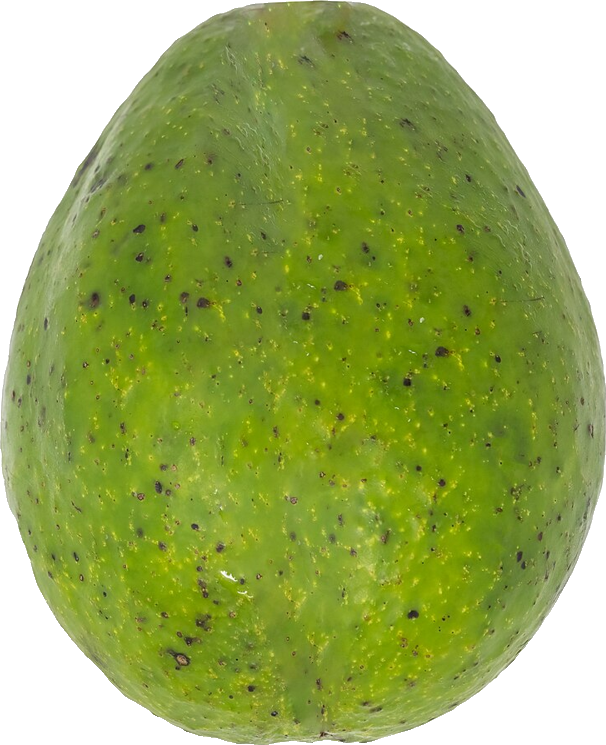
#> input picture tools/store_screenshots/props/avocado_0.png, 606 x 745 px, given in place of greenpepper.png, which was not available
$ python panorama.py props/avocado_0.png
#> lines starting #> are read from the running program, lines starting #| are printed output that depends on the picture
#!/usr/bin/env python3
"""Store screenshots as one continuous strip: eight app screens on a soft
purple background, with food lying across the joins and hand-drawn arrows
leading from each screen to the next. The strip is cut into eight store
images, so swiping through the listing reads as one picture.

  python3 tools/store_screenshots/panorama.py                 # everything
  python3 tools/store_screenshots/panorama.py he --device iphone
  python3 tools/store_screenshots/panorama.py en --preview    # + the whole strip

Reads   store_assets/raw_panorama/<locale>/<NN_name>.png   app screen only:
          no status bar and no navigation bar (capture_panorama.sh crops them)
        tools/store_screenshots/panorama.json   order, captions, props
        tools/store_screenshots/props/*.png     the cut-out food (CREDITS.txt)
Writes  store_assets/listing_panorama/<device>/<locale>/NN.png
          iphone  1320x2868  App Store 6.9", iPhone frame + iOS status bar
          android 1080x1920  Google Play phone, Galaxy frame + Android bar

Hebrew reads from the right: its first screen is the rightmost slice of the
strip and the arrows point left, the way the stores lay out an RTL listing.
"""
import json
import math
import sys
from pathlib import Path

from PIL import Image, ImageChops, ImageDraw, ImageFilter, ImageFont, features

ROOT = Path(__file__).resolve().parents[2]
HERE = Path(__file__).resolve().parent
RAW = ROOT / "store_assets" / "raw_panorama"
OUT = ROOT / "store_assets" / "listing_panorama"
SPEC = HERE / "panorama.json"
PROPS = HERE / "props"
RUBIK = HERE / "fonts" / "Rubik.ttf"
# English captions are set in a poster face, in capitals, the way food ads
# shout; Hebrew has no capitals and stays in Rubik Black.
ARCHIVO = HERE / "fonts" / "ArchivoBlack-Regular.ttf"
SF = "/System/Library/Fonts/SFNS.ttf"

DEVICES = {"iphone": (1320, 2868), "android": (1080, 1920)}

# The phone's screen, height over width.
SCREEN_RATIO = 2.165


def hex_rgb(value):
    value = value.lstrip("#")
    return tuple(int(value[i : i + 2], 16) for i in (0, 2, 4))


# [4 lines left out: function rubik, not called in this run]


def display(locale, size):
    if locale == "he":
        return rubik(size)
    return ImageFont.truetype(str(ARCHIVO), size, layout_engine=ImageFont.Layout.RAQM)


# [85 lines left out: functions sf, rounded_mask, ios_status_bar, android_status_bar, not called in this run]


def luminance(rgb):
    r, g, b = rgb[:3]
    return 0.2126 * r + 0.7152 * g + 0.0722 * b


# ---------------------------------------------------------------- devices


# [110 lines left out: functions screen, phone, shadowed, not called in this run]


def paste_clipped(canvas, layer, x, y, shadow_blur=None, strength=0.32):
    """alpha_composite that tolerates a layer hanging off any edge."""
    big = Image.new("RGBA", canvas.size, (0, 0, 0, 0))
    if shadow_blur:
        pad = shadow_blur * 3
        a = layer.getchannel("A").point(lambda v: round(v * strength))
        sh = Image.new("L", (layer.width + 2 * pad, layer.height + 2 * pad), 0)
        sh.paste(a, (pad, pad))
        sh = sh.filter(ImageFilter.GaussianBlur(shadow_blur))
        tint = Image.new("RGBA", sh.size, (40, 20, 90, 0))
        tint.putalpha(sh)
        big.paste(tint, (round(x - pad), round(y - pad + shadow_blur * 0.7)), tint)
        canvas.alpha_composite(big)
        big = Image.new("RGBA", canvas.size, (0, 0, 0, 0))
    big.paste(layer, (round(x), round(y)), layer)
    canvas.alpha_composite(big)


# ---------------------------------------------------------------- props


def prop_image(name, size, angle):
    im = Image.open(PROPS / f"{name}.png").convert("RGBA")
    scale = size / max(im.size)
    im = im.resize((max(1, round(im.width * scale)), max(1, round(im.height * scale))), Image.LANCZOS)
    if angle:
        im = im.rotate(angle, resample=Image.BICUBIC, expand=True)
    return im


NOTES = {
    "grocery_note": {
        "he": ("רשימת קניות", [("", "עגבניות"), ("", "אבוקדו"), ("", "לימון"), ("", "פסטה"), ("", "שום")]),
        "en": ("Shopping list", [("", "Tomatoes"), ("", "Avocado"), ("", "Lemons"), ("", "Pasta"), ("", "Garlic")]),
    },
    "menu_note": {
        "he": ("תפריט שבועי", [("א׳", "שקשוקה"), ("ב׳", "מרק עדשים"), ("ג׳", "שניצל ופירה"), ("ד׳", "פסטה ברוטב"), ("ה׳", "קציצות ואורז")]),
        "en": ("Weekly menu", [("Mon", "Shakshuka"), ("Tue", "Lentil soup"), ("Wed", "Schnitzel"), ("Thu", "Pasta"), ("Fri", "Meatballs")]),
    },
}


# [55 lines left out: functions paper_note, bezier, not called in this run]


ARROW = (255, 214, 0, 255)


# [34 lines left out: function arrow, not called in this run]


# ---------------------------------------------------------------- captions


def caption_size(lines, width, max_h, locale):
    """The largest type that fits [lines] in [width] x [max_h]."""
    d = ImageDraw.Draw(Image.new("L", (1, 1)))
    direction = "rtl" if locale == "he" else "ltr"
    size = round(max_h / (len(lines) * 0.98))
    while size > 20:
        font = display(locale, size)
        widest = max(d.textlength(line, font=font, direction=direction) for line in lines)
        if widest <= width:
            break
        size -= 4
    return size


# [21 lines left out: function caption, not called in this run]


# ---------------------------------------------------------------- the strip


def caption_lines(shot, locale):
    lines = shot[locale] if locale in shot else shot["en"]
    return lines if locale == "he" else [line.upper() for line in lines]


def build_strip(locale, device, spec):
    W, H = DEVICES[device]
    shots = spec["shots"]
    n = len(shots)
    rtl = locale == "he"
    bg = hex_rgb(spec["background"])
    strip = Image.new("RGBA", (W * n, H), bg + (255,))

    # A very soft vertical glow keeps the flat colour from looking dead,
    # and it runs the full strip so no seam shows between slices.
    glow = Image.new("L", (1, H))
    for y in range(H):
        t = y / (H - 1)
        glow.putpixel((0, y), round(34 * (1 - abs(t - 0.45) / 0.55) if abs(t - 0.45) < 0.55 else 0))
    light = Image.new("RGBA", strip.size, (255, 255, 255, 0))
    light.putalpha(glow.resize(strip.size))
    strip.alpha_composite(light)

    def pos(i):
        return n - 1 - i if rtl else i

    def panel_x(i):
        return pos(i) * W

    def boundary_x(i):
        """The join between reading-order shots i and i+1 (i = -1 or n-1
        are the strip's outer edges)."""
        if rtl:
            return W * (n - 1 - i)
        return W * (i + 1)

    # Captions alternate: above an upright phone that runs off the bottom
    # edge, then below a tilted phone that hangs from the top. Each caption
    # gets its own size (the fit, scaled by a fixed rhythm), so the set does
    # not read as one repeated template.
    margin = W * 0.085
    cap_h = H * 0.17
    rhythm = [1.0, 0.90, 0.95, 0.88, 1.0, 0.90, 0.94, 0.88]
    layouts = []
    for i, shot in enumerate(shots):
        lines = caption_lines(shot, locale)
        size = round(caption_size(lines, W - 2 * margin, cap_h, locale) * rhythm[i % len(rhythm)])
        block = len(lines) * size * 0.98
        if i % 2 == 0:
            cap_y = H * 0.05
            ph_w = W * (0.74 if device == "iphone" else 0.68)
            layouts.append(dict(kind="top", size=size, cap_y=cap_y, angle=0, ph_w=round(ph_w),
                                py=cap_y + block + H * 0.03, room=None))
        else:
            cap_y = H * 0.955 - block
            top = H * 0.04
            room = cap_y - H * 0.03 - top
            ph_w = min(W * (0.72 if device == "iphone" else 0.66), room / (SCREEN_RATIO * 1.13))
            angle = (5 if i % 4 == 1 else -5) * (-1 if rtl else 1)
            layouts.append(dict(kind="bottom", size=size, cap_y=cap_y, angle=angle, ph_w=round(ph_w),
                                py=top, room=room))

    unit = min(W, H * 0.46)

    def place_props(front):
        for p in spec["props"]:
            if bool(p.get("front")) != front:
                continue
            bx = boundary_x(p["after"]) + (p.get("dx", 0) * unit) * (-1 if rtl else 1)
            y = H * p["y"]
            size = unit * p["size"]
            angle = p.get("angle", 0) * (-1 if rtl else 1)
            if p["name"] in NOTES:
                im = paper_note(p["name"], size, locale, angle)
            else:
                im = prop_image(p["name"], size, angle)
            paste_clipped(strip, im, bx - im.width / 2, y - im.height / 2,
                          shadow_blur=round(unit * 0.025), strength=0.38)

    # Food lies under the phones; a prop marked "front" (the paper notes)
    # sits over the phones' edges, the way a note lies on a counter.
    place_props(front=False)

    # Phones and captions.
    for i, (shot, lay) in enumerate(zip(shots, layouts)):
        raw_path = RAW / locale / f"{shot['raw']}.png"
        if not raw_path.exists():
            raw_path = RAW / "he" / f"{shot['raw']}.png"
        ph = phone(Image.open(raw_path), lay["ph_w"], device, rtl)
        if lay["angle"]:
            ph = ph.rotate(lay["angle"], resample=Image.BICUBIC, expand=True)
        if lay["room"] and ph.height > lay["room"]:
            k = lay["room"] / ph.height
            ph = ph.resize((round(ph.width * k), round(ph.height * k)), Image.LANCZOS)
        px = panel_x(i) + (W - ph.width) / 2
        paste_clipped(strip, ph, px, lay["py"], shadow_blur=round(W * 0.03), strength=0.42)
        lines = caption_lines(shot, locale)
        caption(strip, lines, panel_x(i) + margin, panel_x(i) + W - margin,
                lay["cap_y"], lay["size"], locale, accent_line=len(lines) - 1)

    place_props(front=True)

    # Arrows across each join, from one phone's edge to the next.
    aw = max(6, round(W * 0.011))
    d = -1 if rtl else 1
    for i in range(n - 1):
        bx = boundary_x(i)
        span = W * 0.34
        y_from = H * (0.50 if i % 2 == 0 else 0.46)
        y_to = H * (0.46 if i % 2 == 0 else 0.50)
        arrow(strip, (bx - d * span / 2, y_from), (bx + d * span / 2, y_to), bend=0.30, width=aw)

    return strip.convert("RGB")


def main():
    if not features.check("raqm"):
        sys.exit("Pillow was built without raqm: Hebrew would come out reversed.")
    args = sys.argv[1:]
    devices = list(DEVICES)
    preview = "--preview" in args
    if preview:
        args.remove("--preview")
    if "--device" in args:
        i = args.index("--device")
        devices = args[i + 1].split(",")
        del args[i : i + 2]
    spec = json.loads(SPEC.read_text(encoding="utf-8"))
#> (reads tools/store_screenshots/panorama.json from the repository)
    locales = args or ["he", "en"]
    for device in devices:
        W, H = DEVICES[device]
        for locale in locales:
            strip = build_strip(locale, device, spec)
#> in build_strip, `strip = Image.new("RGBA", (W * n, H), bg + (255,))`:
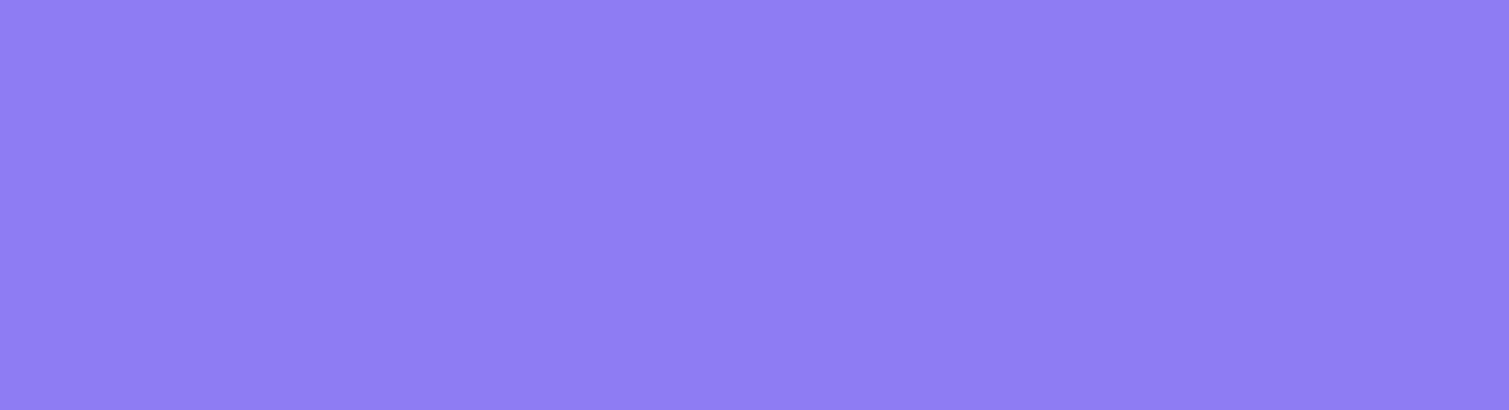
#> strip: PIL image 10560x2868 RGBA (shown at 1/7 size); mean R, G, B, A 142, 124, 243, 255
#> in prop_image, im is the input picture: PIL image 606x745 RGBA; mean R, G, B, A 95.4, 113.8, 36.1, 197.9
#> in prop_image, `im = im.rotate(angle, resample=Image.BICUBIC, expand=True)`:
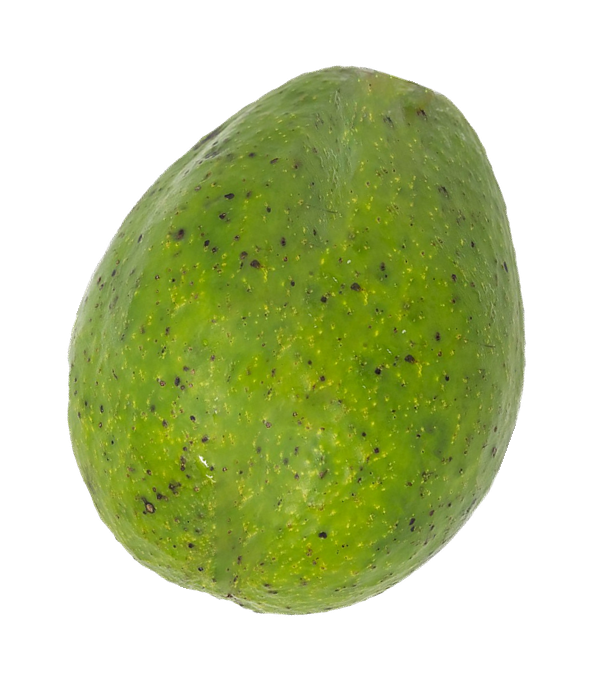
#> im: PIL image 615x676 RGBA; mean R, G, B, A 58.1, 69.1, 22.3, 118.9; transparent parts drawn white
#> in paste_clipped, `big = Image.new("RGBA", canvas.size, (0, 0, 0, 0))`: big: PIL image 10560x2868 RGBA; every value is 0
#> in paste_clipped, `a = layer.getchannel("A").point(lambda v: round(v * strength))`:
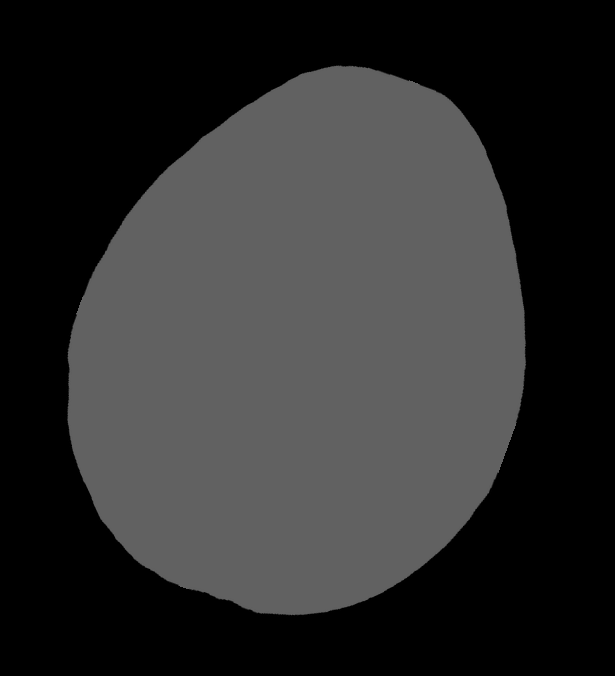
#> a: PIL image 615x676 L; min 0, max 97, mean 45.2
#> in paste_clipped, `sh = Image.new("L", (layer.width + 2 * pad, layer.height + 2 * pad), 0)`: sh: PIL image 813x874 L; every value is 0
#> in paste_clipped, `sh.paste(a, (pad, pad))`:
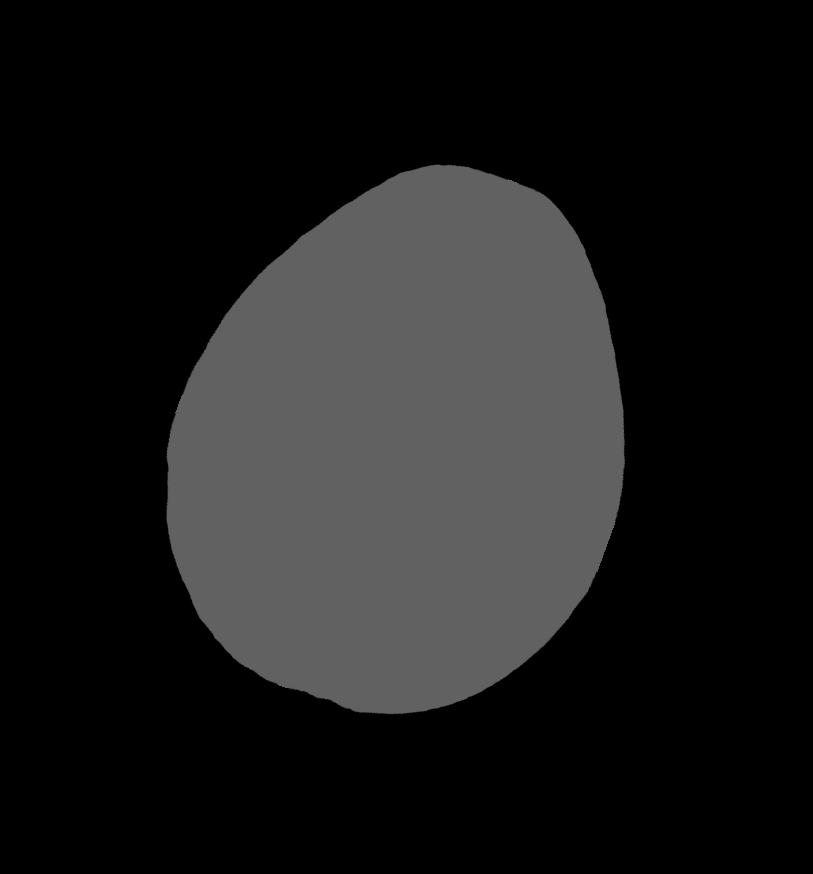
#> sh: PIL image 813x874 L; min 0, max 97, mean 26.5
#> in paste_clipped, `sh = sh.filter(ImageFilter.GaussianBlur(shadow_blur))`:
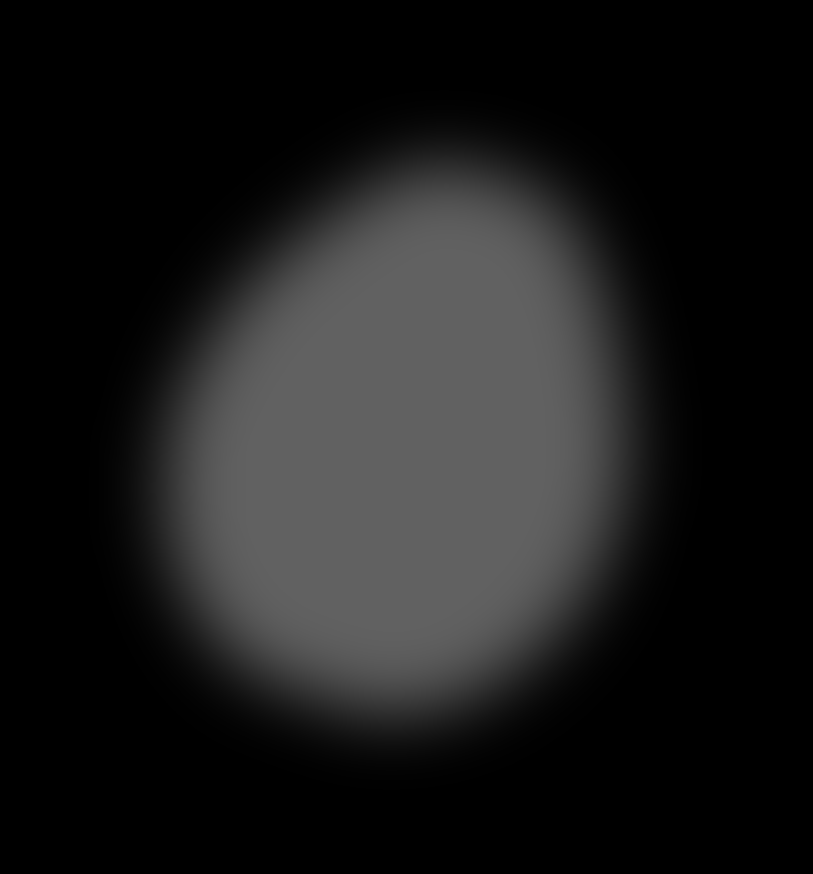
#> sh: PIL image 813x874 L; min 0, max 97, mean 26.5
#> in paste_clipped, `tint.putalpha(sh)`:
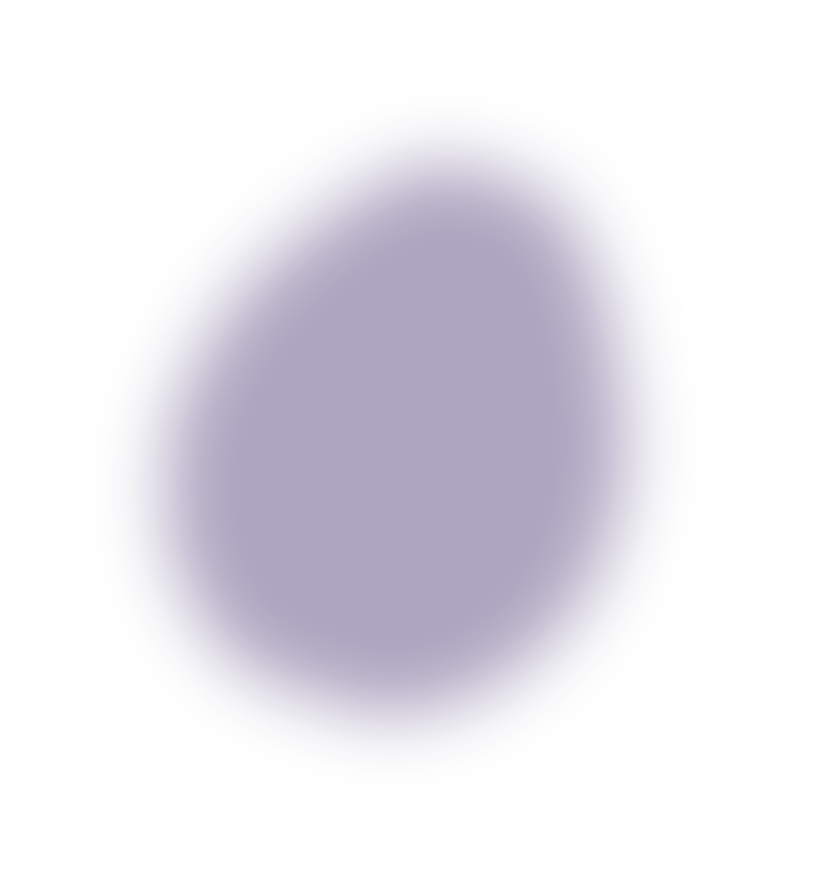
#> tint: PIL image 813x874 RGBA; mean R, G, B, A 40, 20, 90, 26.5; transparent parts drawn white
            out = OUT / device / locale
            out.mkdir(parents=True, exist_ok=True)
            n = len(spec["shots"])
            rtl = locale == "he"
            for i in range(n):
                p = n - 1 - i if rtl else i
                strip.crop((p * W, 0, (p + 1) * W, H)).save(out / f"{i + 1:02d}.png", optimize=True)
            if preview:
                small = strip.resize((strip.width // 4, strip.height // 4), Image.LANCZOS)
                small.save(OUT / f"strip_{device}_{locale}.jpg", quality=88)
            print(f"ok   {device}/{locale}: {n} images")


if __name__ == "__main__":
#> (the run stopped early here; a loop or call above may not have finished)
